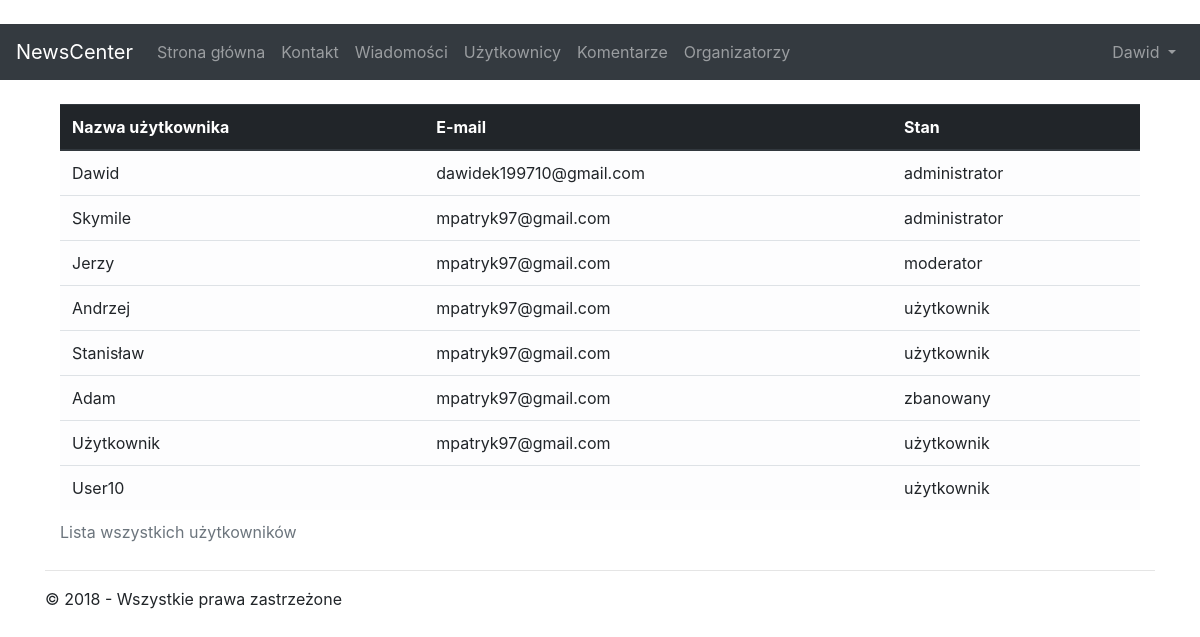
Page /user (signed in) on the committed database.
### app/models.py (models this page shows)
class UserProfile(models.Model):
	user = models.OneToOneField(User, on_delete=models.CASCADE)
	role = models.CharField(max_length=16)

### app/views/user.py (the view)
# urls.py: path(''         , app.views.default.index   , name='home'    ),
def index(request):
	return render(request, 'app/user/index.html', {
		'profiles' : UserProfile.objects.all(),
		'year':datetime.now().year,
		'auth': is_logged(request),
		'admin' : is_admin(request)
	})

### app/support/utilities.py (called while the page is built)
def find_profile(request):
	try:
		return UserProfile.objects.get(user=request.user)
	except:
		return None

def is_admin(request):
	if find_profile(request) is None:
		return False
	return is_mod(request)

def is_mod(request):
	user = UserProfile.objects.get(user=request.user)
	return user.role == 'moderator' or user.role == 'administrator'

def is_logged(request):
	return 'yes' if request.user.is_authenticated else 'no'

### app/templates/app/user/index.html
{% extends "app/shared/layout.html" %}
{% block content %}
<br/>
<div class="container">
	<table class="table table-light">
		<caption>Lista wszystkich użytkowników</caption>
		<thead class="thead-dark">
			<tr>
				<th scope="col">Nazwa użytkownika</th>
				<th scope="col">E-mail           </th>
				<th scope="col">Stan             </th>
			</tr>
		</thead>
		<tbody>
			{% for profile in profiles %}
			<tr>
				<td scope="col">  {{ profile.user.username }} </td>
				<td scope="col">  {{ profile.user.email    }} </td>
				<td scope="col">  {{ profile.role          }} </td>
			</tr>
			{% endfor %}
		</tbody>
	</table>
</div>
{% endblock %}

### app/templates/app/partial/loginpartial.html (shortened to what this page needs)
{% if user.is_authenticated %}
	<ul class="navbar-nav ml-auto">
		<li class="nav-item dropdown">
			<a class="nav-link dropdown-toggle" href="#" id="userMenu" data-toggle="dropdown" aria-haspopup="true" aria-expanded="false">
				{{ user.username }}
			</a>
		</li>
	</ul>
{% else %}
	<form class="form-inline ml-auto">
		<a href="{% url 'login' %}" class="btn btn-outline-secondary">Zaloguj</a>
		<a href="{% url 'signup' %}" class="btn btn-primary ml-2">Zarejestruj</a>
	</form>
{% endif %}

### app/static/app/content/styles.css (style rules this page uses)
body { padding-top: 0px; }

### rows in the picture
UserProfile: user.username "Dawid", user.email "dawidek199710@gmail.com", role "administrator"
UserProfile: user.username "Skymile", user.email "mpatryk97@gmail.com", role "administrator"
UserProfile: user.username "Jerzy", user.email "mpatryk97@gmail.com", role "moderator"
UserProfile: user.username "Andrzej", user.email "mpatryk97@gmail.com", role "użytkownik"
UserProfile: user.username "Stanisław", user.email "mpatryk97@gmail.com", role "użytkownik"
UserProfile: user.username "Adam", user.email "mpatryk97@gmail.com", role "zbanowany"
UserProfile: user.username "Użytkownik", user.email "mpatryk97@gmail.com", role "użytkownik"
UserProfile: user.username "User10", role "użytkownik"

### other values in the picture
{{ user.username }} "Dawid"
